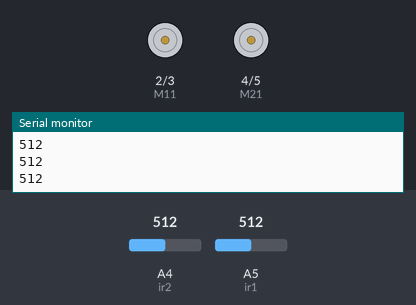
Bench run of a sketch on a simulated Arduino Uno, built with avr-gcc and run on an emulated ATmega328P. Shown: motor-driver pin pairs drawn as motors (green arrow = first pin HIGH = forward, orange = second pin HIGH = backward, longer = more drive), the last lines printed to the serial monitor. The inputs (shaded band) are chosen by the test bench; at power-on: A5 (ir1) = 512, A4 (ir2) = 512.

Above: at 1.2 s.
1.3 s: A5 (ir1) set to 689
2.8 s: A5 (ir1) set to 709
At 3.9 s:
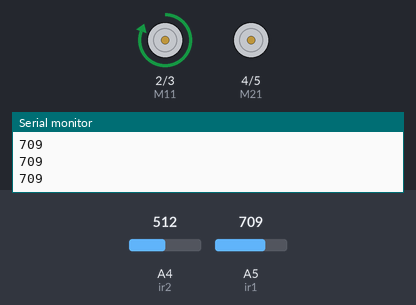
4.3 s: A4 (ir2) set to 684
5.8 s: A4 (ir2) set to 717
At 6.4 s:
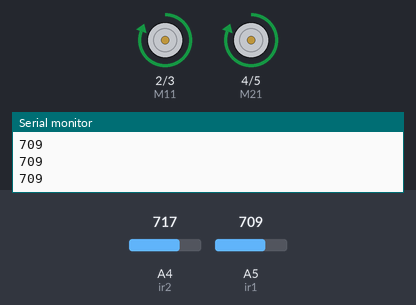
7.3 s: A5 (ir1) set to 690
At 8.5 s:
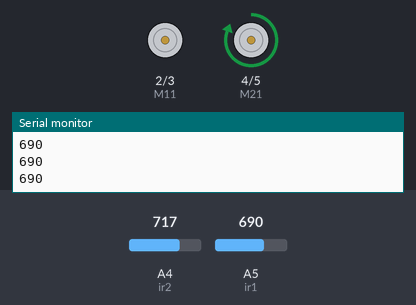
8.8 s: A5 (ir1) set to 710
At 9.7 s:
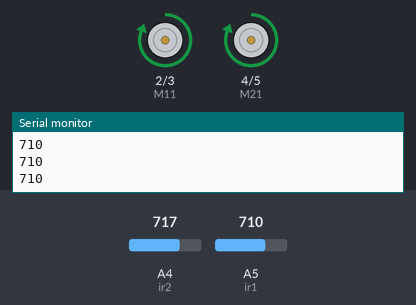
Timing chart, 0 to 11.3 s (numbered marks = the images above; inputs shaded):
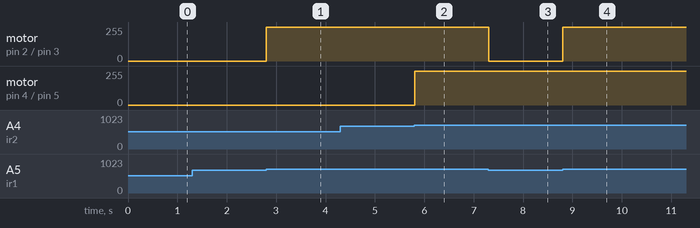

Measured:
- the behaviour switches between 700 and 701 on A5 (ir1) (found by bisection; images 0 and 1)
- the behaviour switches between 700 and 701 on A4 (ir2) (found by bisection; images 1 and 2)
- after the input at 2.8 s, motor on pin 2 (M11) / pin 3 (M12): stopped → forward 255/255 at once
- after the input at 5.8 s, motor on pin 4 (M21) / pin 5 (M22): stopped → forward 255/255 at once
- after the input at 7.3 s, motor on pin 2 (M11) / pin 3 (M12): forward 255/255 → stopped at once
- after the input at 8.8 s, motor on pin 2 (M11) / pin 3 (M12): stopped → forward 255/255 at once

The sketch:

line_follower.ino
```cpp
int ir1=A5;
int ir2=A4;
int M11=2;
int M12=3;
int M21=4;
int M22=5;

void setup() {
 Serial.begin(9600);

  pinMode(M11,OUTPUT);
  pinMode(M12,OUTPUT);
  pinMode(M21,OUTPUT);
  pinMode(M22,OUTPUT);


  // put your setup code here, to run once:

}

void loop() {

 Serial.println( analogRead(ir1));
 Serial.println( analogRead(ir1));
 if(analogRead(ir1)>700)
 {
  digitalWrite(M11,1);
  digitalWrite(M12,0);
  }
  else
  {
  digitalWrite(M11,0);
  digitalWrite(M12,0);
  }

  if(analogRead(ir2)>700)
 {
  digitalWrite(M21,1);
  digitalWrite(M22,0);
  }
  else
  {
  digitalWrite(M21,0);
  digitalWrite(M22,0);
  }


}
```
